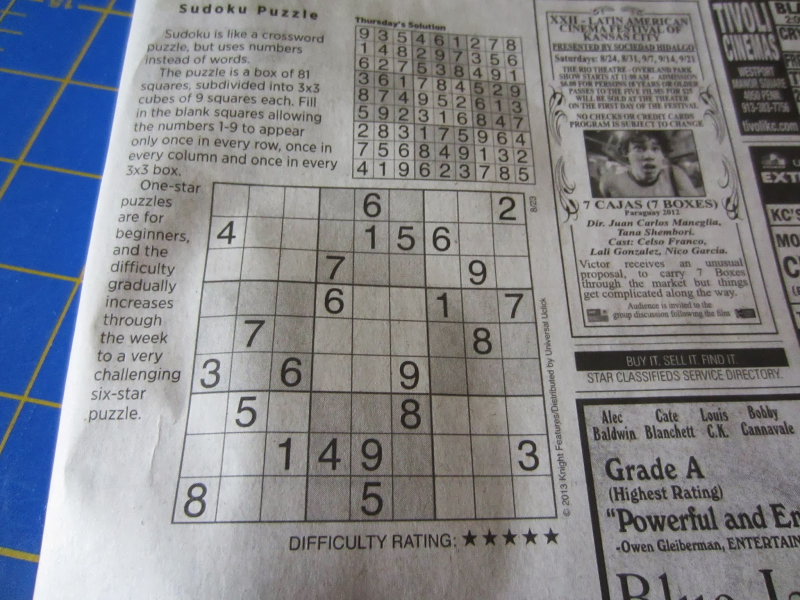
#> input picture assets/sudoku1.jpg, 1600 x 1200 px (shown at 1/2 size)
$ jupyter execute --allow-errors sudoku_bounds_attempts.ipynb   (older library calls are emulated)
#> lines starting #> are read from the running program, lines starting #| are printed output that depends on the picture
[cell 1]
import ultralytics
from ultralytics import YOLO
ultralytics.checks()
#> (this line was passed over: ultralytics is not available in this run)
import cv2
from matplotlib import pyplot as plt
import numpy as np
import torch
import imutils

#> (a cell that did not finish here is left out)

#> (a cell that did not finish here is left out)

#> (a cell that did not finish here is left out)

#> (a cell that did not finish here is left out)

#> (a cell that did not finish here is left out)

#> (a cell that did not finish here is left out)

[cell 8]
# predictions[0].save_crop(file_name="cropped", save_dir="../assets")

[cell 9]
image_total = cv2.imread("../assets/sudoku1.jpg", cv2.IMREAD_GRAYSCALE)
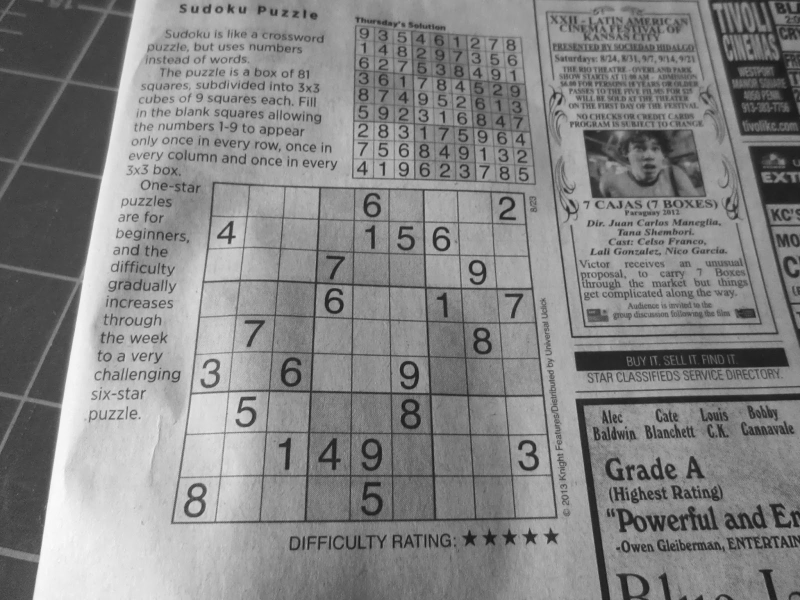
#> image_total: shape (1200, 1600) (shown at 1/2 size); min 13, max 254, mean 132.6
#> (the rest of this cell did not finish here and is left out)


$ run again, with assets/sudoku0.jpg copied over assets/sudoku1.jpg
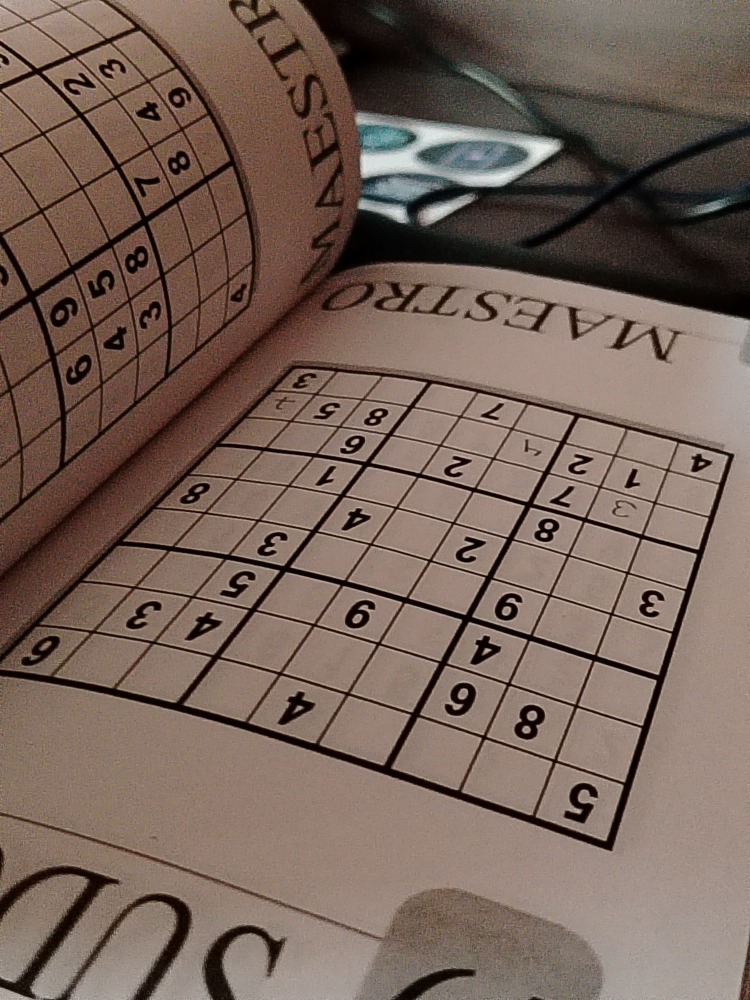
#> input picture assets/sudoku0.jpg, 3000 x 4000 px (shown at 1/4 size)
#> `image_total = cv2.imread("../assets/sudoku1.jpg", cv2.IMREAD_GRAYSCALE)`:
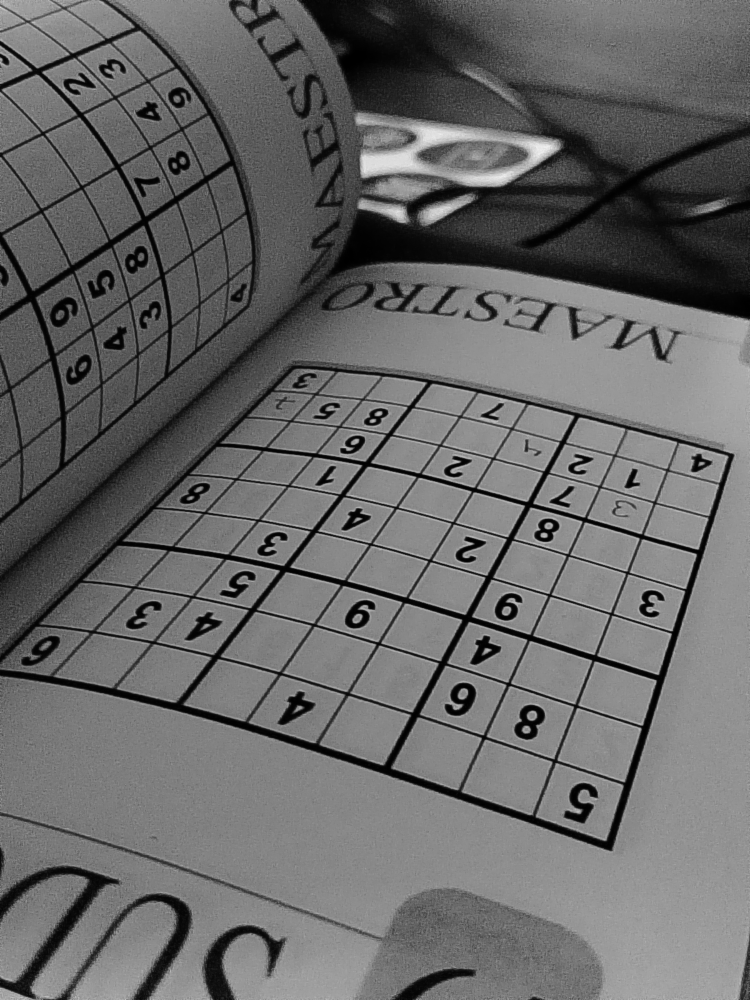
#> image_total: shape (4000, 3000) (shown at 1/4 size); min 0, max 244, mean 104.5

$ run again, with assets/sudoku11.jpg copied over assets/sudoku1.jpg
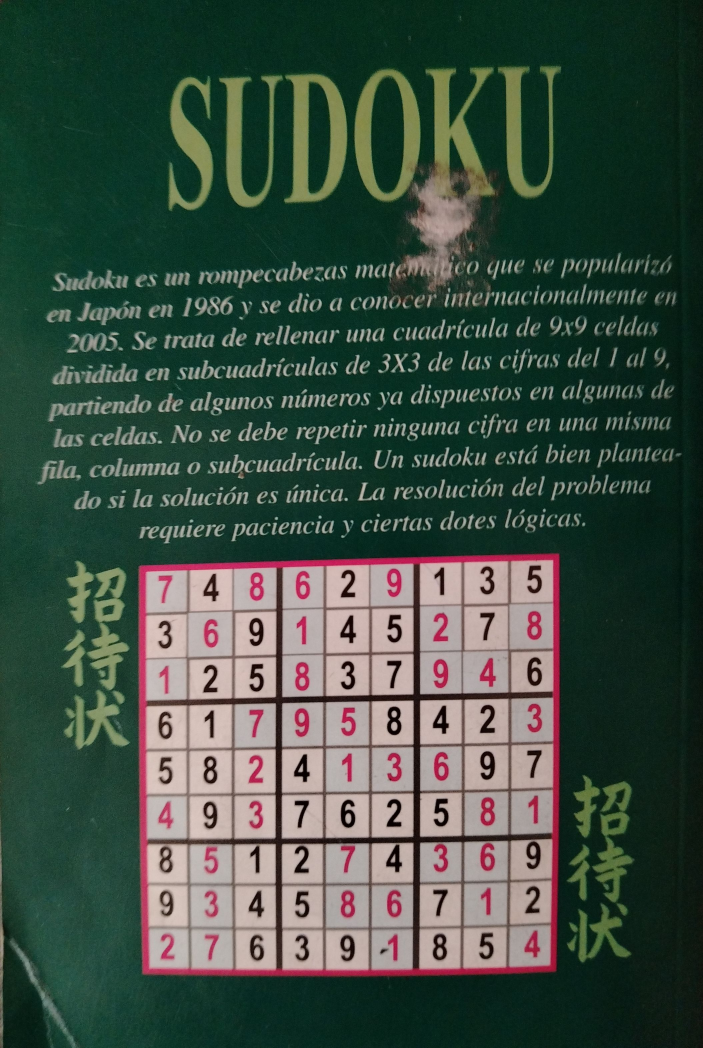
#> input picture assets/sudoku11.jpg, 2109 x 3143 px (shown at 1/3 size)
#> `image_total = cv2.imread("../assets/sudoku1.jpg", cv2.IMREAD_GRAYSCALE)`:
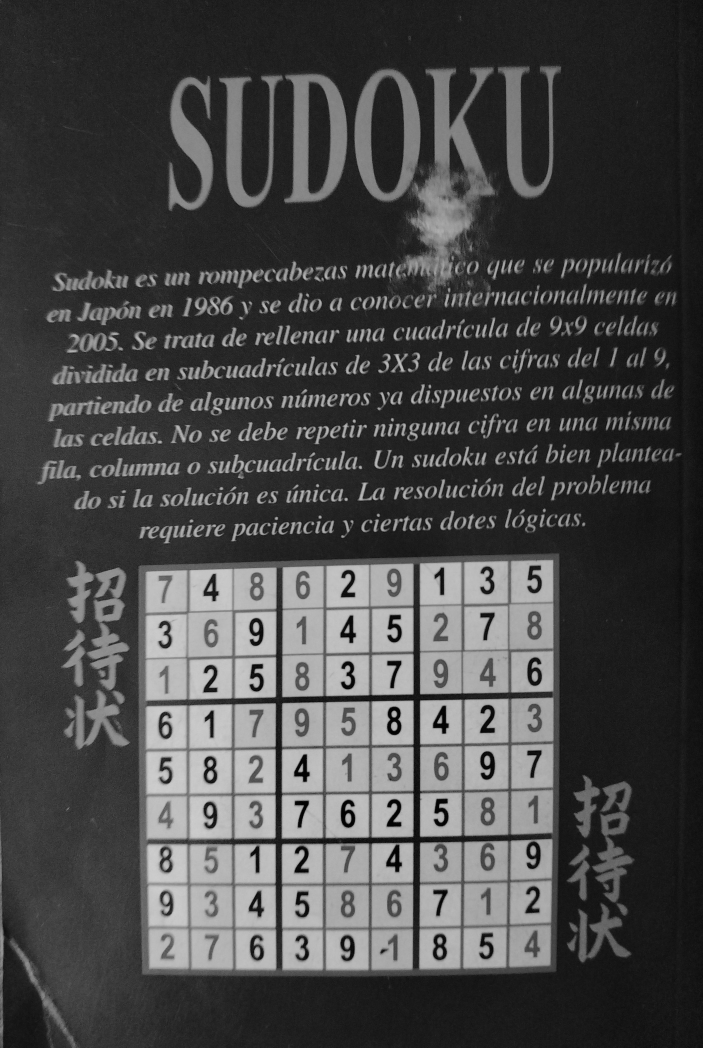
#> image_total: shape (3143, 2109) (shown at 1/3 size); min 0, max 209, mean 71.7
